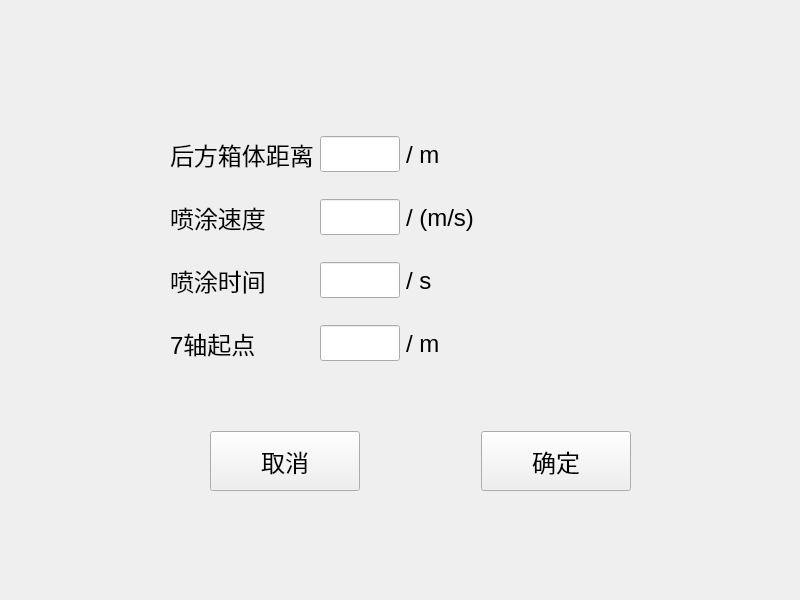
<?xml version="1.0" encoding="UTF-8"?>
<ui version="4.0">
 <class>SystemEditForm</class>
 <widget class="QMainWindow" name="SystemEditForm">
  <property name="geometry">
   <rect>
    <x>0</x>
    <y>0</y>
    <width>800</width>
    <height>600</height>
   </rect>
  </property>
  <property name="windowTitle">
   <string>系统信息</string>
  </property>
  <widget class="QWidget" name="centralwidget">
   <widget class="QWidget" name="layoutWidget">
    <property name="geometry">
     <rect>
      <x>210</x>
      <y>430</y>
      <width>421</width>
      <height>62</height>
     </rect>
    </property>
    <layout class="QHBoxLayout" name="horizontalLayout_5">
     <item>
      <widget class="QPushButton" name="btn_Cancel">
       <property name="minimumSize">
        <size>
         <width>150</width>
         <height>60</height>
        </size>
       </property>
       <property name="font">
        <font>
         <pointsize>18</pointsize>
        </font>
       </property>
       <property name="text">
        <string>取消</string>
       </property>
      </widget>
     </item>
     <item>
      <spacer name="horizontalSpacer">
       <property name="orientation">
        <enum>Qt::Horizontal</enum>
       </property>
       <property name="sizeHint" stdset="0">
        <size>
         <width>40</width>
         <height>20</height>
        </size>
       </property>
      </spacer>
     </item>
     <item>
      <widget class="QPushButton" name="btn_OK">
       <property name="minimumSize">
        <size>
         <width>150</width>
         <height>60</height>
        </size>
       </property>
       <property name="font">
        <font>
         <pointsize>18</pointsize>
        </font>
       </property>
       <property name="text">
        <string>确定</string>
       </property>
      </widget>
     </item>
    </layout>
   </widget>
   <widget class="QWidget" name="layoutWidget">
    <property name="geometry">
     <rect>
      <x>170</x>
      <y>120</y>
      <width>491</width>
      <height>261</height>
     </rect>
    </property>
    <layout class="QGridLayout" name="gridLayout">
     <item row="0" column="0">
      <widget class="QLabel" name="label">
       <property name="maximumSize">
        <size>
         <width>150</width>
         <height>45</height>
        </size>
       </property>
       <property name="font">
        <font>
         <pointsize>18</pointsize>
        </font>
       </property>
       <property name="text">
        <string>后方箱体距离</string>
       </property>
      </widget>
     </item>
     <item row="0" column="1">
      <layout class="QHBoxLayout" name="horizontalLayout_4">
       <item>
        <widget class="QLineEdit" name="lineEdit">
         <property name="maximumSize">
          <size>
           <width>80</width>
           <height>16777215</height>
          </size>
         </property>
         <property name="font">
          <font>
           <pointsize>18</pointsize>
          </font>
         </property>
        </widget>
       </item>
       <item>
        <widget class="QLabel" name="label_9">
         <property name="font">
          <font>
           <pointsize>18</pointsize>
          </font>
         </property>
         <property name="text">
          <string>/ m</string>
         </property>
        </widget>
       </item>
      </layout>
     </item>
     <item row="1" column="0">
      <widget class="QLabel" name="label_2">
       <property name="maximumSize">
        <size>
         <width>150</width>
         <height>45</height>
        </size>
       </property>
       <property name="font">
        <font>
         <pointsize>18</pointsize>
        </font>
       </property>
       <property name="text">
        <string>喷涂速度</string>
       </property>
      </widget>
     </item>
     <item row="1" column="1">
      <layout class="QHBoxLayout" name="horizontalLayout">
       <item>
        <widget class="QLineEdit" name="lineEdit_2">
         <property name="maximumSize">
          <size>
           <width>80</width>
           <height>16777215</height>
          </size>
         </property>
         <property name="font">
          <font>
           <pointsize>18</pointsize>
          </font>
         </property>
        </widget>
       </item>
       <item>
        <widget class="QLabel" name="label_6">
         <property name="font">
          <font>
           <pointsize>18</pointsize>
          </font>
         </property>
         <property name="text">
          <string>/ (m/s)</string>
         </property>
        </widget>
       </item>
      </layout>
     </item>
     <item row="2" column="0">
      <widget class="QLabel" name="label_3">
       <property name="maximumSize">
        <size>
         <width>150</width>
         <height>45</height>
        </size>
       </property>
       <property name="font">
        <font>
         <pointsize>18</pointsize>
        </font>
       </property>
       <property name="text">
        <string>喷涂时间</string>
       </property>
      </widget>
     </item>
     <item row="2" column="1">
      <layout class="QHBoxLayout" name="horizontalLayout_2">
       <item>
        <widget class="QLineEdit" name="lineEdit_3">
         <property name="maximumSize">
          <size>
           <width>80</width>
           <height>16777215</height>
          </size>
         </property>
         <property name="font">
          <font>
           <pointsize>18</pointsize>
          </font>
         </property>
        </widget>
       </item>
       <item>
        <widget class="QLabel" name="label_7">
         <property name="font">
          <font>
           <pointsize>18</pointsize>
          </font>
         </property>
         <property name="text">
          <string>/ s</string>
         </property>
        </widget>
       </item>
      </layout>
     </item>
     <item row="3" column="0">
      <widget class="QLabel" name="label_4">
       <property name="maximumSize">
        <size>
         <width>150</width>
         <height>45</height>
        </size>
       </property>
       <property name="font">
        <font>
         <pointsize>18</pointsize>
        </font>
       </property>
       <property name="text">
        <string>7轴起点</string>
       </property>
      </widget>
     </item>
     <item row="3" column="1">
      <layout class="QHBoxLayout" name="horizontalLayout_3">
       <item>
        <widget class="QLineEdit" name="lineEdit_4">
         <property name="maximumSize">
          <size>
           <width>80</width>
           <height>16777215</height>
          </size>
         </property>
         <property name="font">
          <font>
           <pointsize>18</pointsize>
          </font>
         </property>
        </widget>
       </item>
       <item>
        <widget class="QLabel" name="label_8">
         <property name="font">
          <font>
           <pointsize>18</pointsize>
          </font>
         </property>
         <property name="text">
          <string>/ m</string>
         </property>
        </widget>
       </item>
      </layout>
     </item>
    </layout>
   </widget>
  </widget>
 </widget>
 <tabstops>
  <tabstop>lineEdit</tabstop>
  <tabstop>lineEdit_2</tabstop>
  <tabstop>lineEdit_3</tabstop>
  <tabstop>lineEdit_4</tabstop>
  <tabstop>btn_Cancel</tabstop>
  <tabstop>btn_OK</tabstop>
 </tabstops>
 <resources/>
 <connections/>
</ui>
